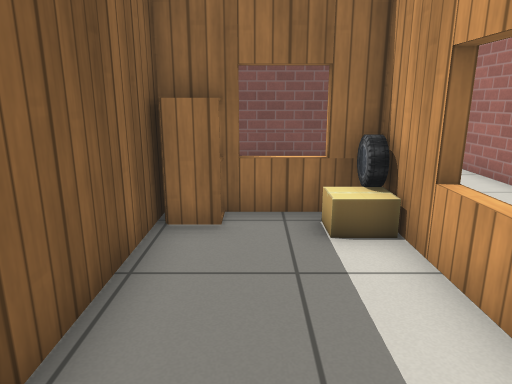
View 1 (above)

22 first-person views from a walk through a Gazebo world. The camera is 1 m above the floor, tilts 14° down and sees 70° across. Floor lines are 1 m apart. The floor is counted in squares, 0.5 m on a side. Each view is taken from the middle of a square. On the plan, view 1 faces up. The plan holds only what a view shows up to about 19 squares ahead; the rest is blank. The place goes on beyond the plan. Gazebo's built-in surfaces are drawn with simple patterns.

View 2
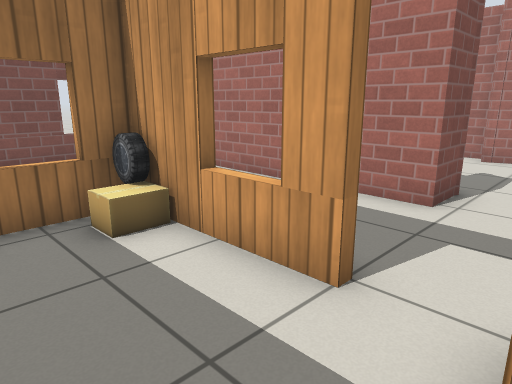

View 3
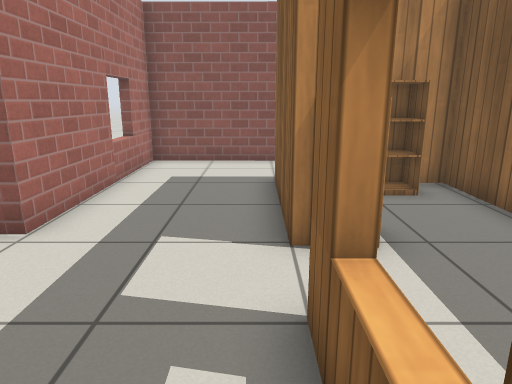

View 4
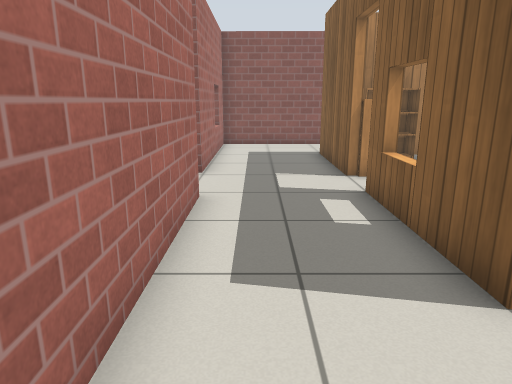

View 5
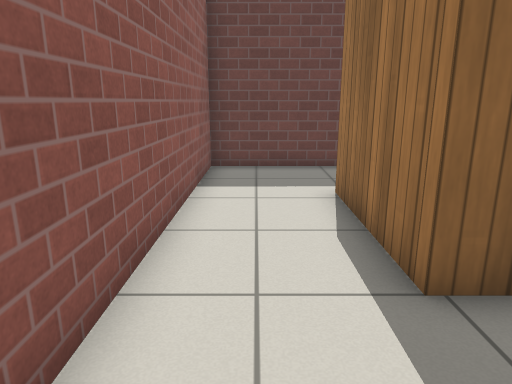

View 6
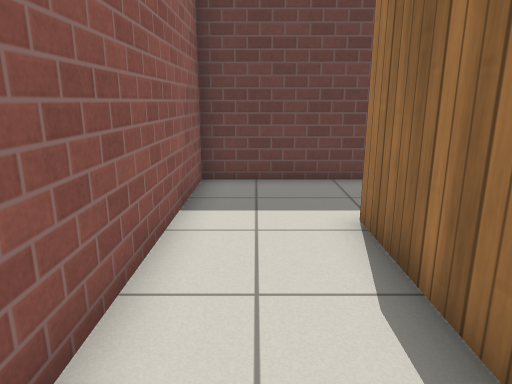

View 7
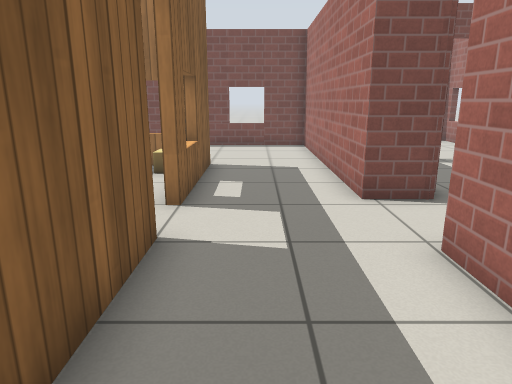

View 8
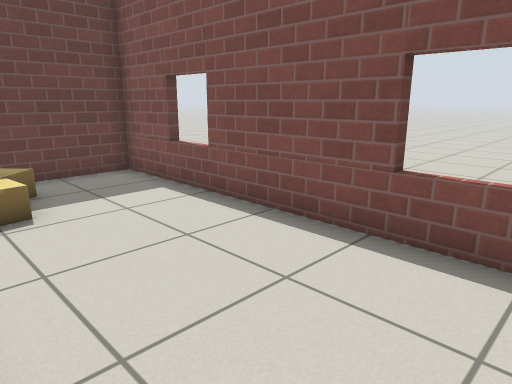

View 9
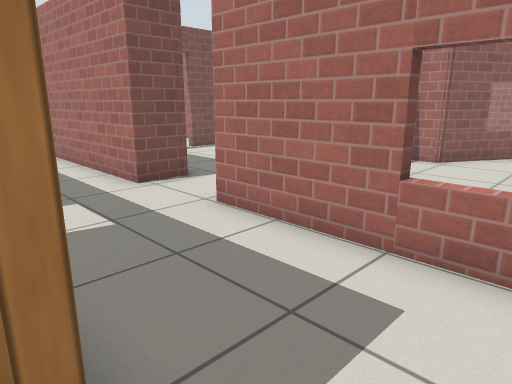

View 10
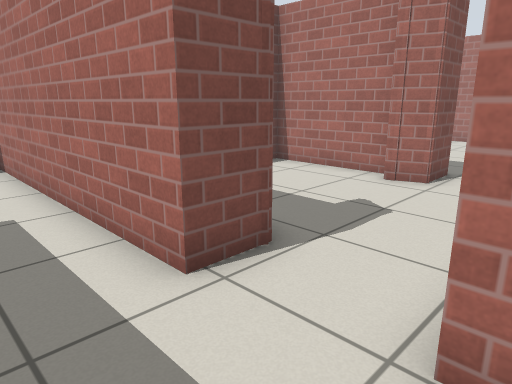

View 11
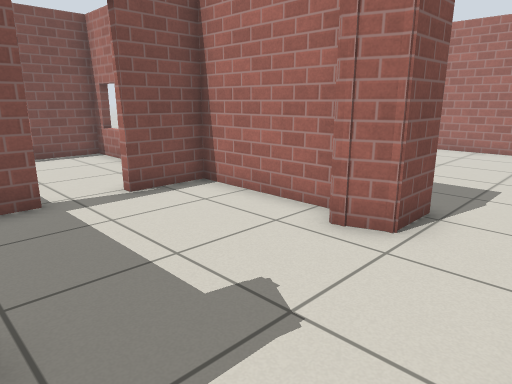

View 12
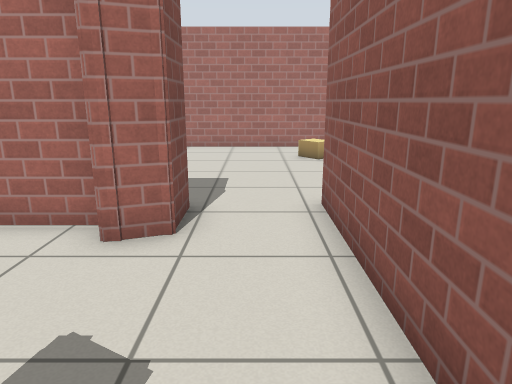

View 13
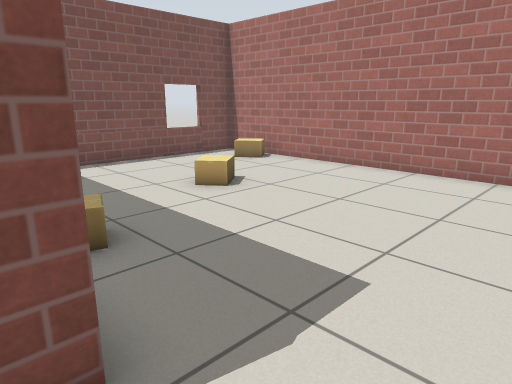

View 14
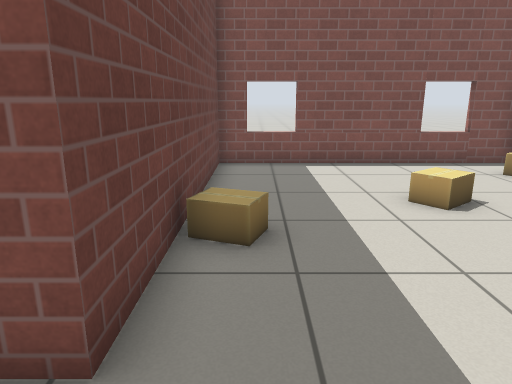

View 15
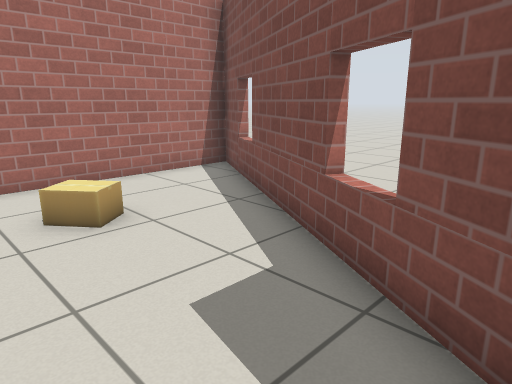

View 16
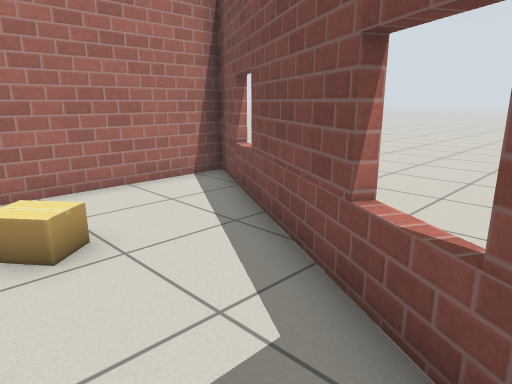

View 17
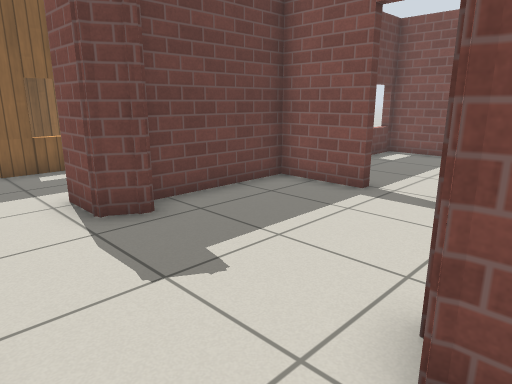

View 18
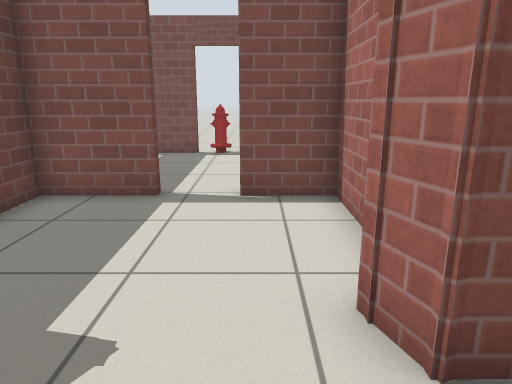

View 19
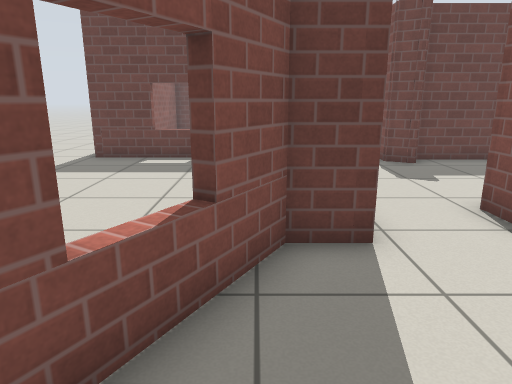

View 20
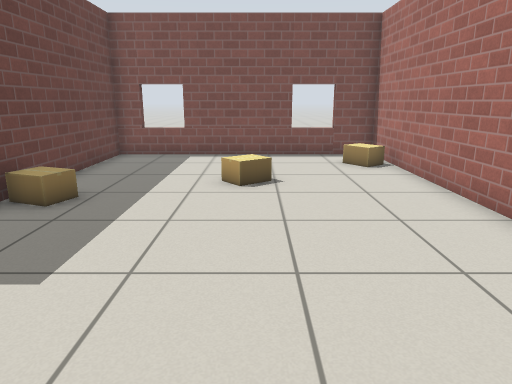

View 21
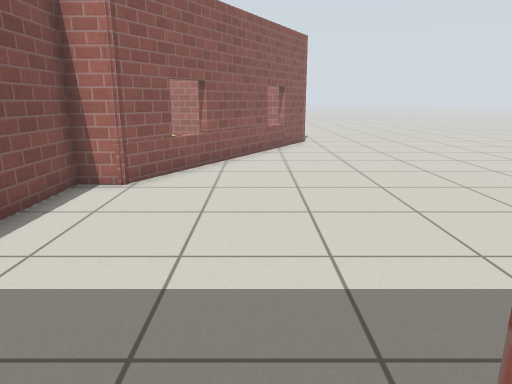

View 22
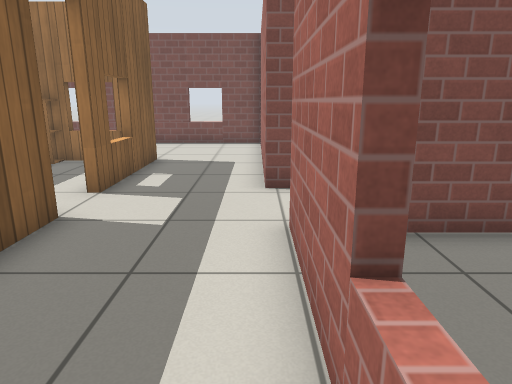

### Floor plan
Points are (right, up) in squares from view 1. A wall is a line through its corners. A room is listed if a view was taken in it or the views show most of it. See-through windows are left out.
Room 1 (views 1, 2, 3, 5, 6, 7, 8, 9, 10, 21, 22)
walls: (-1.7, -1.5) (-1.7, -3.9) (1.1, -3.9); (2.5, -0.4) (2.5, -4.2) (-2, -4.2); (2.2, 1.9) (2.2, 4.5); (2.5, 4.6) (2.5, 1.9); (-5.4, -3.1) (-5.4, -7.4) (6.5, -7.5) (6.5, -0.3); (6.2, 2.3) (6.2, 7.5); (2.3, 6.5) (-1.7, 6.5) (-1.7, 5.4); (2.5, 6.9) (2.5, 6.4)
ways out: opening at (4, 7) to room 2; opening at (7.5, 1) to room 3
objects: cardboard box (-3, 8) to (-2, 8); cabinet (-1, 6); bookshelf (0, -3) to (1, -3); cardboard box (1, 5) to (2, 6); cabinet (2, 0); car (2, 6)
Room 2 (view 4)
walls: (6.2, 7.5) (6.2, 12) (-5.4, 12) (-5.4, 8.7)
ways out: opening at (4, 7) to room 1
objects: cardboard box (-4, 8) to (-4, 9)
Room 3 (views 11, 12, 13, 14, 15, 16, 17, 18, 19, 20)
walls: (22.5, -6.3) (22.8, -5.9); (9.5, -0.3) (15, -0.3) (15, -1.6) (24.4, -7) (24.4, 12) (14.8, 12) (14.8, 2.3) (13.3, 2.3) (13, 3.1) (13, 3.4); (8, 3.4) (8, 3.1) (7.6, 2.3) (6.2, 2.3)
ways out: opening at (7.5, 1) to room 1; opening at (10.5, 3) to room 4
objects: cardboard box (16, 5); cardboard box (19, 7) to (20, 8); cardboard box (21, -2) to (22, -1); cardboard box (23, 9) to (24, 10)
Room 4 (no view inside)
walls: (9.9, 7.7) (7.3, 7.7) (7.3, 3.5); (13.7, 3.4) (13.7, 7.7) (11.6, 7.7)
ways out: opening at (10.5, 3) to room 3; open door at (10.5, 8)

Positions as (right, up) in squares from view 1, and headings:
1: (0, 0), facing up
2: (-1, 0), facing up-right
3: (3, 5), facing down
4: (5, 10), facing down
5: (6, -6), facing left
6: (4, -6), facing left
7: (4, -5), facing up
8: (5, 7), facing up-left
9: (2, -6), facing up-right
10: (4, -1), facing up-right
11: (8, 0), facing up-right
12: (8, 1), facing right
13: (14, 0), facing up-right
14: (16, 0), facing up
15: (15, 1), facing down-right
16: (16, 0), facing down-right
17: (14, 0), facing up-left
18: (12, 0), facing up
19: (20, -2), facing left
20: (20, -2), facing up
21: (6, -5), facing right
22: (6, -6), facing up
